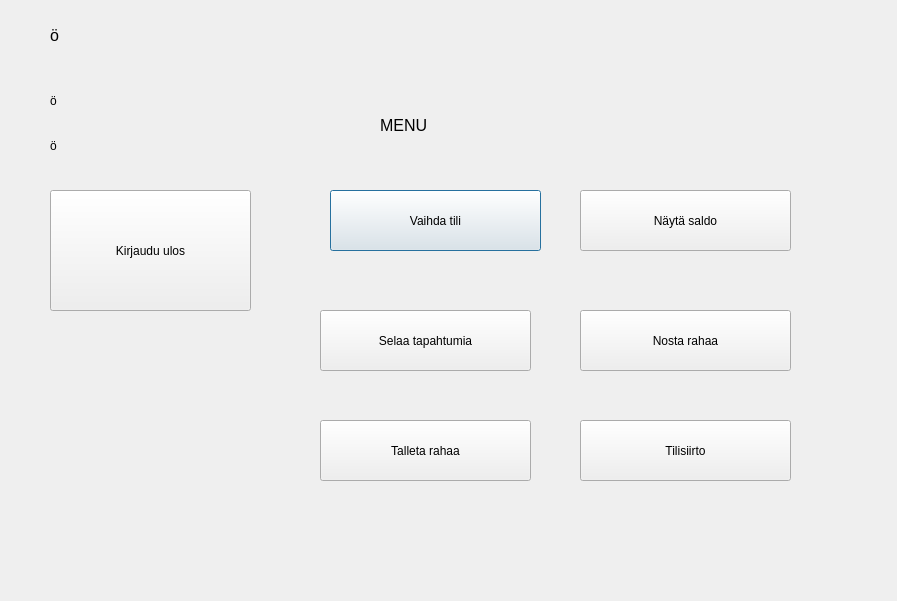
<?xml version="1.0" encoding="UTF-8"?>
<ui version="4.0">
 <class>valikko</class>
 <widget class="QDialog" name="valikko">
  <property name="geometry">
   <rect>
    <x>0</x>
    <y>0</y>
    <width>897</width>
    <height>601</height>
   </rect>
  </property>
  <property name="windowTitle">
   <string>Dialog</string>
  </property>
  <widget class="QPushButton" name="btnVaihdaTili">
   <property name="geometry">
    <rect>
     <x>330</x>
     <y>190</y>
     <width>211</width>
     <height>61</height>
    </rect>
   </property>
   <property name="text">
    <string>Vaihda tili</string>
   </property>
  </widget>
  <widget class="QLabel" name="labelTilinro">
   <property name="geometry">
    <rect>
     <x>50</x>
     <y>70</y>
     <width>321</width>
     <height>61</height>
    </rect>
   </property>
   <property name="text">
    <string>ö</string>
   </property>
  </widget>
  <widget class="QLabel" name="labelTilityyppi">
   <property name="geometry">
    <rect>
     <x>50</x>
     <y>120</y>
     <width>381</width>
     <height>51</height>
    </rect>
   </property>
   <property name="text">
    <string>ö</string>
   </property>
  </widget>
  <widget class="QLabel" name="label">
   <property name="geometry">
    <rect>
     <x>380</x>
     <y>50</y>
     <width>151</width>
     <height>151</height>
    </rect>
   </property>
   <property name="font">
    <font>
     <pointsize>12</pointsize>
    </font>
   </property>
   <property name="text">
    <string>MENU</string>
   </property>
  </widget>
  <widget class="QPushButton" name="btnLogout">
   <property name="geometry">
    <rect>
     <x>50</x>
     <y>190</y>
     <width>201</width>
     <height>121</height>
    </rect>
   </property>
   <property name="text">
    <string>Kirjaudu ulos</string>
   </property>
  </widget>
  <widget class="QPushButton" name="btnNostaRahaa">
   <property name="geometry">
    <rect>
     <x>580</x>
     <y>310</y>
     <width>211</width>
     <height>61</height>
    </rect>
   </property>
   <property name="text">
    <string>Nosta rahaa</string>
   </property>
  </widget>
  <widget class="QPushButton" name="btnSelaaTapahtumia">
   <property name="geometry">
    <rect>
     <x>320</x>
     <y>310</y>
     <width>211</width>
     <height>61</height>
    </rect>
   </property>
   <property name="text">
    <string>Selaa tapahtumia</string>
   </property>
  </widget>
  <widget class="QLabel" name="labelTervetuloa">
   <property name="geometry">
    <rect>
     <x>50</x>
     <y>20</y>
     <width>791</width>
     <height>31</height>
    </rect>
   </property>
   <property name="font">
    <font>
     <pointsize>12</pointsize>
    </font>
   </property>
   <property name="text">
    <string>ö</string>
   </property>
  </widget>
  <widget class="QPushButton" name="btnTalletaRahaa">
   <property name="geometry">
    <rect>
     <x>320</x>
     <y>420</y>
     <width>211</width>
     <height>61</height>
    </rect>
   </property>
   <property name="text">
    <string>Talleta rahaa</string>
   </property>
  </widget>
  <widget class="QPushButton" name="btnNaytaSaldo">
   <property name="geometry">
    <rect>
     <x>580</x>
     <y>190</y>
     <width>211</width>
     <height>61</height>
    </rect>
   </property>
   <property name="text">
    <string>Näytä saldo</string>
   </property>
  </widget>
  <widget class="QPushButton" name="btnTilisiirto">
   <property name="geometry">
    <rect>
     <x>580</x>
     <y>420</y>
     <width>211</width>
     <height>61</height>
    </rect>
   </property>
   <property name="text">
    <string>Tilisiirto</string>
   </property>
  </widget>
 </widget>
 <resources/>
 <connections/>
</ui>
